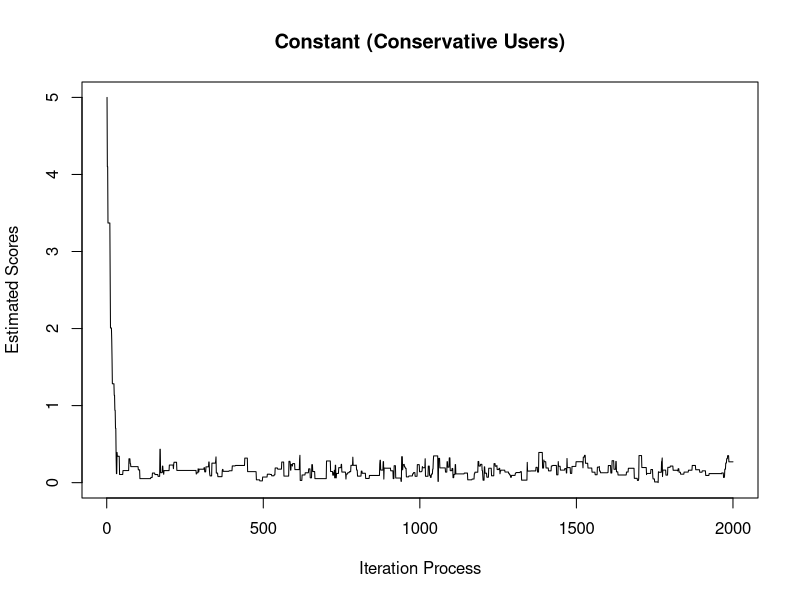
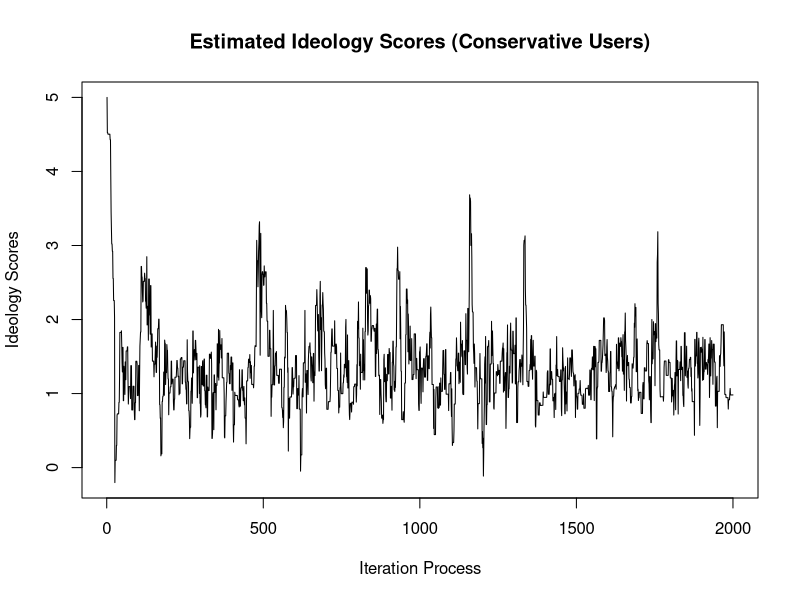
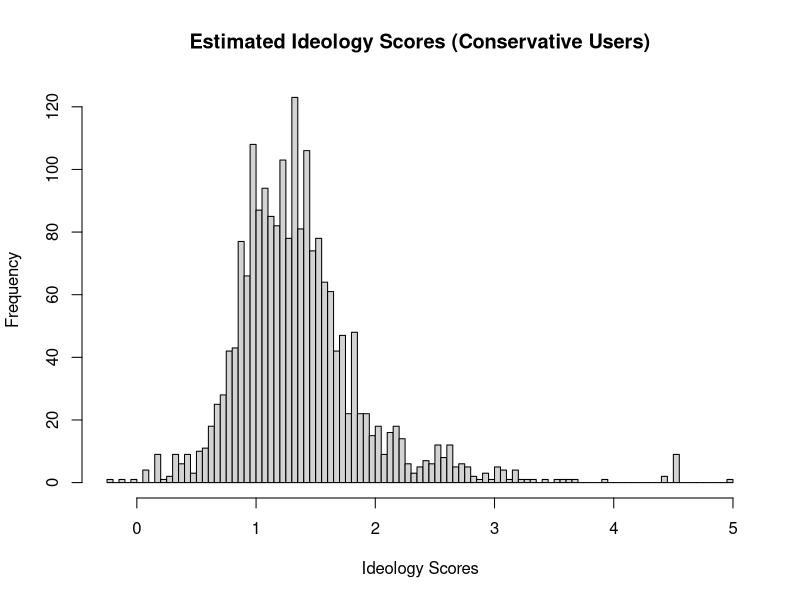
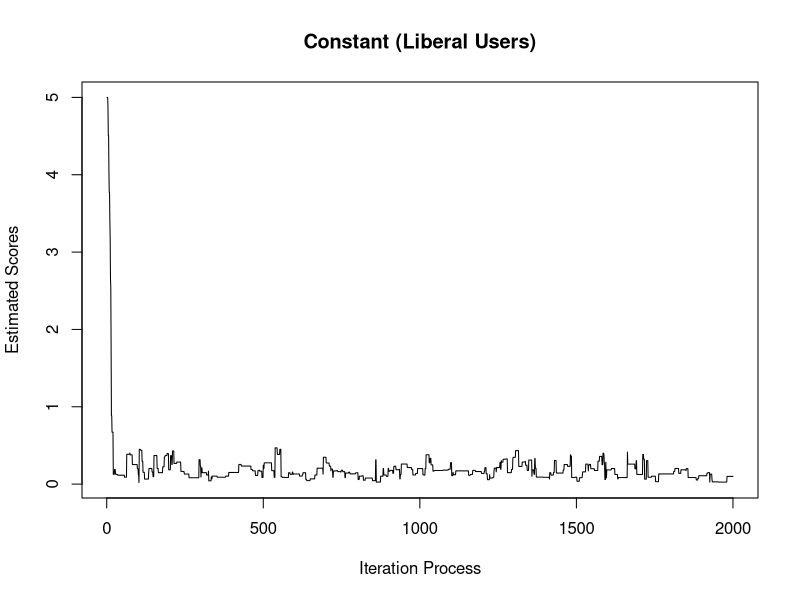
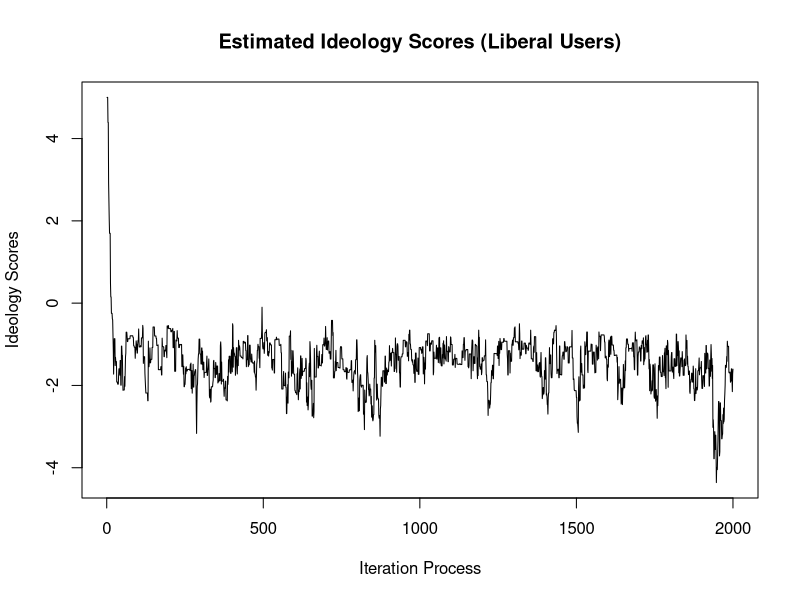
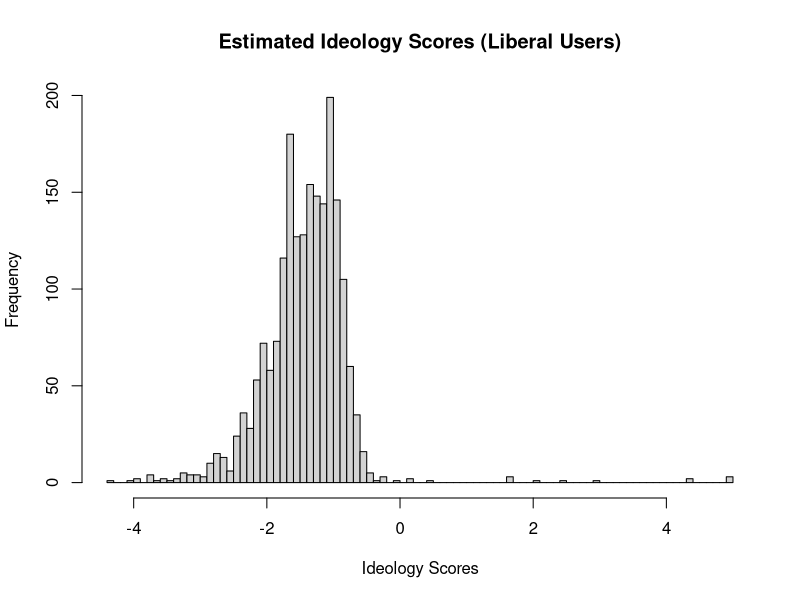

The R script that drew these images, in order:
## ---- chunk 1

#Establish the function for logistic regression
Expit<-function(x){exp(x)/(1+exp(x))}

#Construct the posterior - in a log-format
#To make sure that the estimate of theta_1 is stable, 
#the following code wants to make sure that theta_0 is always greater than zero.

log_post<-function(Y, X, theta)
  {
  if(theta[1]<=0){post=-Inf}
  if(theta[1]>0){
  prob1<-Expit(-theta[1]*((theta[2]-X)^2))
  likelihood<-sum(dbinom(Y,1,prob1,log = TRUE))
  priors<-sum(dnorm(theta,0,10,log=TRUE))
  post=likelihood+priors}
  return(post)
   }

Bayes_logit<-function (Y,X,n_samples=2000)
{
#Initial values
  theta<-c(5,5)
#store data
  keep.theta<-matrix(0,n_samples,2)
  keep.theta[1,]<-theta
  
#acceptance and rejection  
  acc<-att<-rep(0,2)
#current log posterior
  current_lp<-log_post(Y,X,theta)

  for (i in 2:n_samples)  
  {
    
    for(j in 1:2)
    {
      #attempt + 1
      att[j]<-att[j]+1
      can_theta<-theta
      can_theta[j]<-rnorm(1,theta[j],0.5)
      #candidate of log posterior
      candidate_lp<-log_post(Y,X,can_theta)
      Rho<-min(exp(candidate_lp-current_lp),1)
      Random_probability<-runif(1)
      if (Random_probability<Rho)
      {
        theta<-can_theta
        current_lp<-candidate_lp
        #acceptance + 1, as long as Random_probability<Rho
        acc[j]<-acc[j]+1
      }
    }
    #save theta
    keep.theta[i,]<-theta
  }
#Return: including theta and acceptance rate
  list(theta=keep.theta,acceptance_rate=acc/att)
}

## ---- chunk 2
# Republicans are more conservative, and they have positive numbers.
Republicans<-c()
Republicans<-rnorm(50,1,0.5)
No_Republicans<-rep(1:50,1)
Part_1<-cbind(No_Republicans,Republicans)

# Democrats are more liberal, and they have negative numbers.
Democrats<-c()
Democrats<-rnorm(50,-1,0.5)
No_Democrats<-rep(51:100,1)
Part_2<-cbind(No_Democrats,Democrats)
Data_Elites<-rbind(Part_1,Part_2)
Data_Elites<-as.data.frame(Data_Elites)
colnames(Data_Elites) <- c("Elite_No","Elite_ideology")

head(Data_Elites)

## ---- chunk 3
#This user approximately follows 45 Republican Senators and 10 Democrat Senators. 
Data_user<-as.data.frame(matrix(c(ifelse(runif(50)<.1,0,1),ifelse(runif(50)<.8,0,1))), 100, 1)
colnames(Data_user)<-c("R_User")
Data_combined<-cbind(Data_Elites,Data_user)

X_data<-Data_combined$Elite_ideology
Y_data<-Data_combined$R_User

fit_C<-Bayes_logit(Y_data,X_data)
fit_C$acceptance_rate
plot(fit_C$theta[,1],main="Constant (Conservative Users)",
     xlab="Iteration Process",ylab="Estimated Scores",type="l")

plot(fit_C$theta[,2],main="Estimated Ideology Scores (Conservative Users)",
     xlab="Iteration Process",ylab="Ideology Scores",type="l")
hist(fit_C$theta[,2],main="Estimated Ideology Scores (Conservative Users)",
     xlab="Ideology Scores",breaks = 100)
## ---- chunk 4
#This user approximately follows 10 Republican Senators and 45 Democrat Senators. 
Data_user<-as.data.frame(matrix(c(ifelse(runif(50)<.8,0,1),ifelse(runif(50)<.1,0,1))), 100, 1)
colnames(Data_user)<-c("L_User")
Data_combined<-cbind(Data_Elites,Data_user)

X_data<-Data_combined$Elite_ideology
Y_data<-Data_combined$L_User


fit_L<-Bayes_logit(Y_data,X_data)
fit_L$acceptance_rate
plot(fit_L$theta[,1],main="Constant (Liberal Users)",
     xlab="Iteration Process",ylab="Estimated Scores",type="l")
plot(fit_L$theta[,2],main="Estimated Ideology Scores (Liberal Users)",
     xlab="Iteration Process",ylab="Ideology Scores",type="l")
hist(fit_L$theta[,2],main="Estimated Ideology Scores (Liberal Users)",
     xlab="Ideology Scores",breaks = 100)
